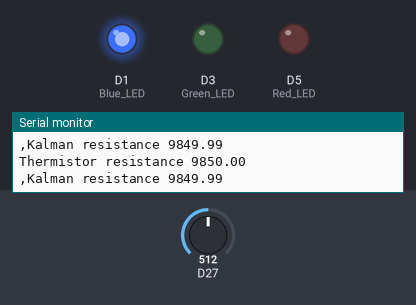
Simulated run of this sketch. Board: Arduino Zero (SAMD21). Shown: output pins drawn as LEDs (lit = HIGH), the last lines printed to the serial monitor. Inputs (shaded band) come from the test bench; at power-on: D27 = 512 (analog values on the 0–1023 scale).

Above: at 1.2 s.
1.3 s: D27 set to 493
At 1.8 s:
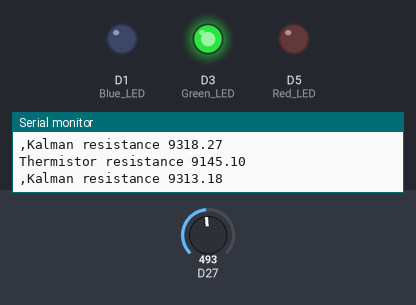
2.8 s: D27 set to 288
5.8 s: D27 set to 272
At 7.9 s:
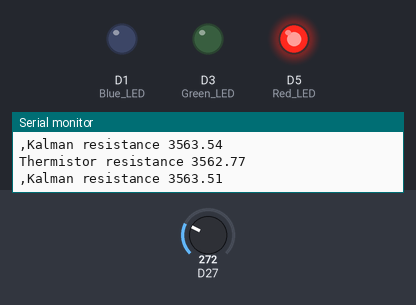
8.2 s: D27 set to 306
At 9.4 s:
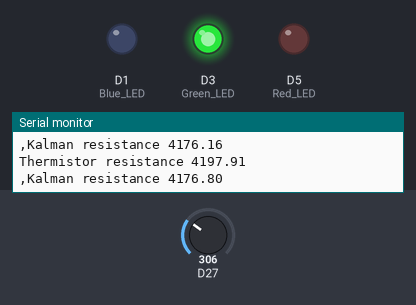
9.7 s: D27 set to 122
At 10.9 s:
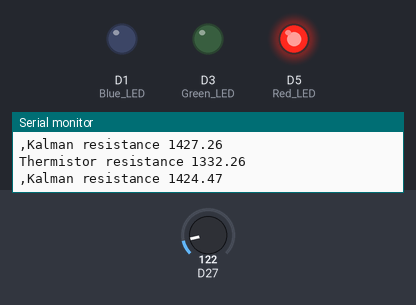
Timing chart, 0 to 12.2 s (numbered marks = the images above; inputs shaded):
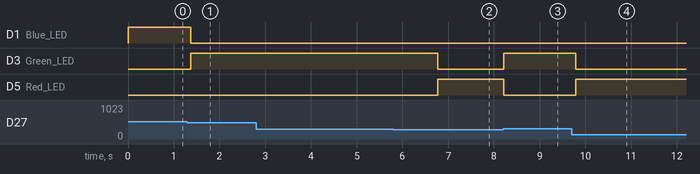

The sketch:

Detector_Building_Code_v10.ino
```cpp
#include <math.h>
#define THERMISTORPIN 13 //Which analog pin to connect
#define SERIESRESISTOR 9850 //Value of the 'other' resistor(voltage divider)

float series;
float logR2;

//Kalman filter variables
float varRes = 1.12184278324081E-05;  // variance determined using excel and reading samples of raw sensor data
float varProcess = 1e-8;
float Pc = 0.0;
float G = 0.0;
float P = 1.0;
float Xp = 0.0;
float Zp = 0.0;
float Xe = 0.0;

void setup()
{
  Serial.begin(9600);
  analogReadResolution(13);
  pinMode(1, OUTPUT);  //Blue LED
  pinMode(3, OUTPUT);  //Green LED
  pinMode(5, OUTPUT);  //Red LED

}

void loop()
{
  int reading = analogRead(THERMISTORPIN);

  //Converts reading to voltage
  float voltage = reading * 3.3;
  voltage /= 8192.0;

  //Converts reading to resistance
  float resistance = (1/((3.3/voltage)-1))*SERIESRESISTOR;


  //Kalman process
  Pc = P + varProcess;
  G = Pc/(Pc + varRes);    // kalman gain
  P = (1-G)*Pc;
  Xp = Xe;
  Zp = Xp;
  Xe = G*(resistance-Zp)+Xp;   // the kalman estimate of the sensor voltage

  double steinhart;
  //From Online Chart:
  float A = .00132261287;
  float B = .0001981565484;
  float C = .0000002743119237;

  //Converts resistance to temperature using Steinhart and Hart Equation (T = 1 / {A + B[ln(R)] + C[ln(R)]^3})
  logR2 = log(Xe);
  steinhart = (1.0 / (A + B * logR2 + C * logR2 * logR2 * logR2));

  //Converts temperature from Kelving to Celsius
  steinhart = steinhart -  273.15;

  //Output resistance and temperature to Serial monitor
  /*Serial.println("Resistance");
  Serial.println(resistance);
  Serial.println("Voltage");
  Serial.println(voltage);*/
  Serial.print("Thermistor resistance ");
  Serial.println(resistance); Serial.print(",");
  Serial.print("Kalman resistance ");
  Serial.println(Xe);

  //Set of "if tests" to determine temp range and turn on corresponding LED's
  if (steinhart < 25) { //Lights up the Blue LED
   digitalWrite(1, HIGH);
   digitalWrite(3, LOW);
   digitalWrite(5, LOW);
  }
  else if (steinhart >=25 and steinhart < 50) { //Lights up the Green LED
    digitalWrite(1, LOW);
    digitalWrite(3, HIGH);
    digitalWrite(5, LOW);
  }
  else if (steinhart >= 50) { //Lights up the Red LED
    digitalWrite(1, LOW);
    digitalWrite(3, LOW);
    digitalWrite(5, HIGH);
  }
  delay(10);
}
```

Measured:
- the behaviour switches between 509 and 508 on D27 (found by bisection; images 0 and 1)
- the behaviour switches between 273 and 272 on D27 (found by bisection; images 1 and 2)
- after the input at 1.3 s, D1 (Blue_LED): HIGH → LOW after 0.08 s; D3 (Green_LED): LOW → HIGH after 0.08 s
- after the input at 5.8 s, D3 (Green_LED): HIGH → LOW after 0.97 s; D5 (Red_LED): LOW → HIGH after 0.97 s
- after the input at 8.2 s, D3 (Green_LED): LOW → HIGH at once; D5 (Red_LED): HIGH → LOW at once
- after the input at 9.7 s, D3 (Green_LED): HIGH → LOW after 0.08 s; D5 (Red_LED): LOW → HIGH after 0.08 s
